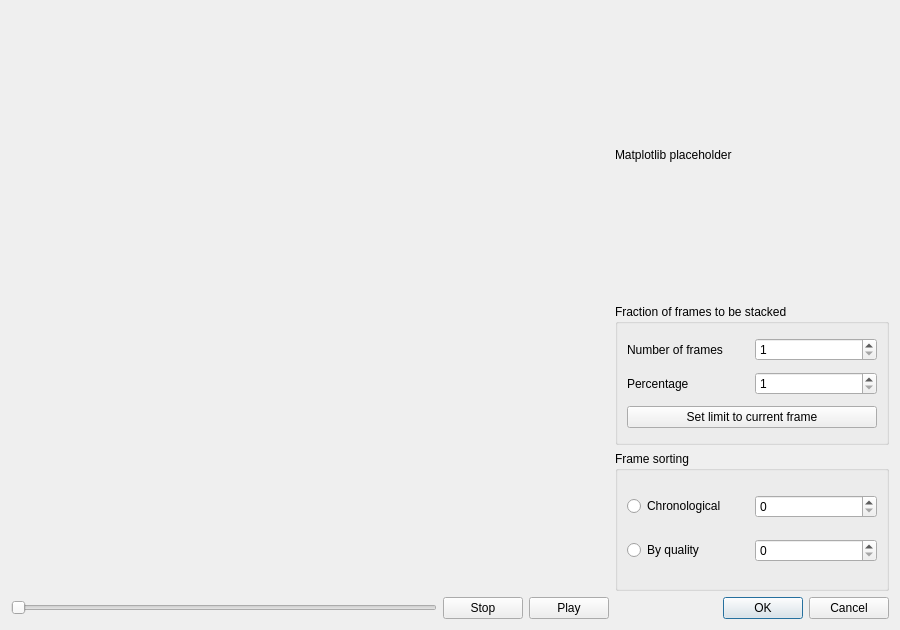
<?xml version="1.0" encoding="UTF-8"?>
<ui version="4.0">
 <class>frame_viewer</class>
 <widget class="QWidget" name="frame_viewer">
  <property name="geometry">
   <rect>
    <x>0</x>
    <y>0</y>
    <width>900</width>
    <height>630</height>
   </rect>
  </property>
  <property name="windowTitle">
   <string>Form</string>
  </property>
  <property name="locale">
   <locale language="English" country="UnitedStates"/>
  </property>
  <layout class="QGridLayout" name="grid_layout" rowstretch="0,0,0,0,0" columnstretch="5,0,0,0">
   <item row="3" column="3">
    <widget class="QGroupBox" name="groupBox_frame_sorting">
     <property name="title">
      <string>Frame sorting</string>
     </property>
     <layout class="QGridLayout" name="gridLayout_2">
      <item row="1" column="0">
       <widget class="QRadioButton" name="radioButton_quality">
        <property name="text">
         <string>By quality</string>
        </property>
       </widget>
      </item>
      <item row="0" column="0">
       <widget class="QRadioButton" name="radioButton_chronological">
        <property name="text">
         <string>Chronological</string>
        </property>
       </widget>
      </item>
      <item row="0" column="1">
       <widget class="QSpinBox" name="spinBox_chronological"/>
      </item>
      <item row="1" column="1">
       <widget class="QSpinBox" name="spinBox_quality"/>
      </item>
     </layout>
    </widget>
   </item>
   <item row="2" column="3">
    <widget class="QGroupBox" name="groupBox_stacking_fraction">
     <property name="title">
      <string>Fraction of frames to be stacked</string>
     </property>
     <layout class="QGridLayout" name="gridLayout_3">
      <item row="0" column="0">
       <widget class="QLabel" name="label_number_frames">
        <property name="text">
         <string>Number of frames</string>
        </property>
       </widget>
      </item>
      <item row="0" column="1">
       <widget class="QSpinBox" name="spinBox_number_frames">
        <property name="minimum">
         <number>1</number>
        </property>
       </widget>
      </item>
      <item row="1" column="0">
       <widget class="QLabel" name="label_percentage_frames">
        <property name="text">
         <string>Percentage</string>
        </property>
       </widget>
      </item>
      <item row="1" column="1">
       <widget class="QSpinBox" name="spinBox_percentage_frames">
        <property name="minimum">
         <number>1</number>
        </property>
        <property name="maximum">
         <number>100</number>
        </property>
       </widget>
      </item>
      <item row="2" column="0" colspan="2">
       <widget class="QPushButton" name="pushButton_set_stacking_limit">
        <property name="minimumSize">
         <size>
          <width>250</width>
          <height>0</height>
         </size>
        </property>
        <property name="text">
         <string>Set limit to current frame</string>
        </property>
       </widget>
      </item>
     </layout>
    </widget>
   </item>
   <item row="4" column="3">
    <widget class="QDialogButtonBox" name="buttonBox">
     <property name="standardButtons">
      <set>QDialogButtonBox::Cancel|QDialogButtonBox::Ok</set>
     </property>
    </widget>
   </item>
   <item row="4" column="0">
    <widget class="QSlider" name="slider_frames">
     <property name="maximum">
      <number>1000</number>
     </property>
     <property name="pageStep">
      <number>20</number>
     </property>
     <property name="orientation">
      <enum>Qt::Horizontal</enum>
     </property>
    </widget>
   </item>
   <item row="4" column="2">
    <widget class="QPushButton" name="pushButton_play">
     <property name="text">
      <string>Play</string>
     </property>
    </widget>
   </item>
   <item row="4" column="1">
    <widget class="QPushButton" name="pushButton_stop">
     <property name="text">
      <string>Stop</string>
     </property>
    </widget>
   </item>
   <item row="0" column="3" rowspan="2">
    <widget class="QLabel" name="label_matplotlib">
     <property name="text">
      <string>Matplotlib placeholder</string>
     </property>
    </widget>
   </item>
  </layout>
 </widget>
 <resources/>
 <connections/>
</ui>
